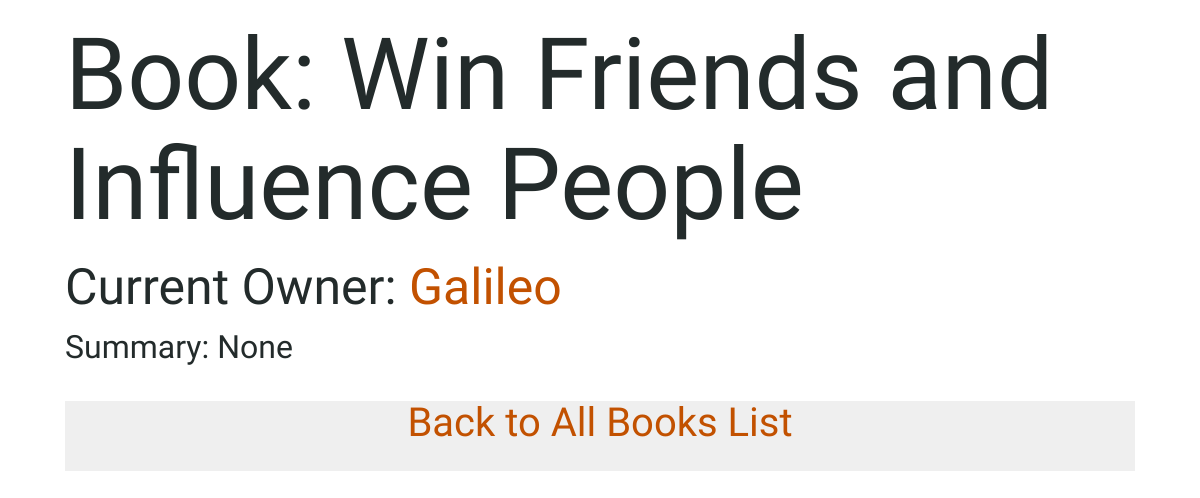
/book/49, run on the app's committed database.
### books/models.py (models this page shows, shortened)
class Book(models.Model):
    name = models.CharField(max_length=20, default="Invisible Book")
    summary = models.TextField(max_length=100, null=True)
    owner = models.ForeignKey(Person, on_delete=models.CASCADE, related_name="books", null=True)
    available = models.BooleanField(default=True)

class Person(models.Model):
    name = models.CharField(max_length=20, default="Mr Nobody")
    photo = models.FileField(null=True, blank=True)
    def __str__(self):
        return f"{self.name}"

### books/views.py (the view)
# urls.py: path('book/<int:book_id>', views.book, name='book'),
def book(request, book_id):
	try:
		book = Book.objects.get(pk=book_id)
	except Book.DoesNotExist:
		raise Http404("Book does not exist.")
	context = {
		"book": book
	}
	return render(request, "books/book.html", context)

### books/templates/books/book.html (shortened to what this page needs)
{% extends "books/base.html" %}
{% block body %}
	<h1>Book: {{ book.name }} </h1>
	<h3>Current Owner:
		<a href="{% url 'person' book.owner.id %}"  >{{ book.owner }}
		</a>
	</h3>
	<p>Summary: {{ book.summary }}</p>
{% endblock %}

### books/static/css/main.css (style rules this page uses)
body { padding-left: 65px; padding-right: 65px; font-family: 'Sue Ellen Francisco', cursive; font-size: 32px; color: #232B2B; }
h1, h2, h3, h4 { font-family: 'Amatic SC', bold; }
h1 { font-size: 100px; }
h3 { font-size: 50px; }
a { color: #C25100; font-family: 'Amatic SC', bold; }

### data on the page
Book: name "Win Friends and Influence People", owner "Galileo", summary "None"
